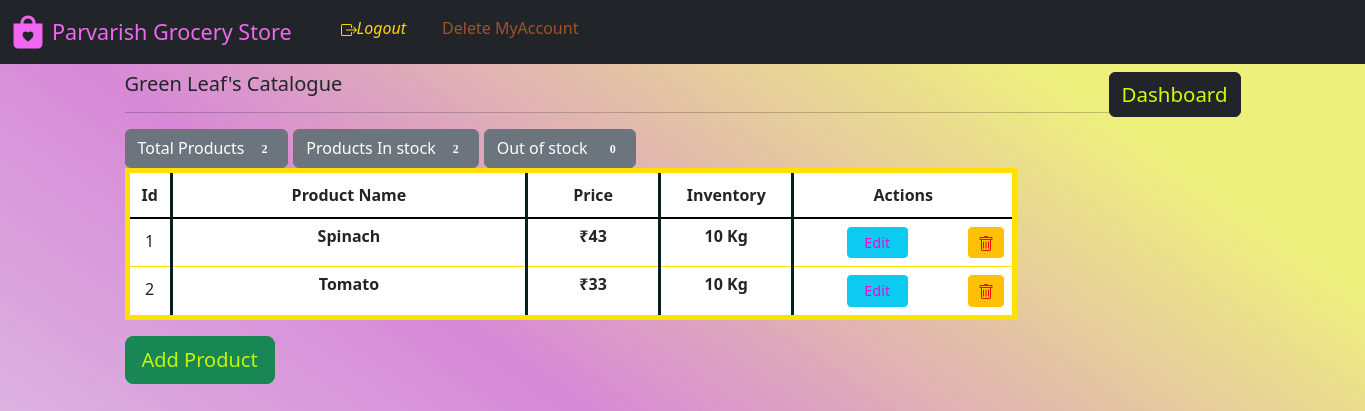
Page /manager_dash/category_catalog/1 (signed in) on the earlier database version.
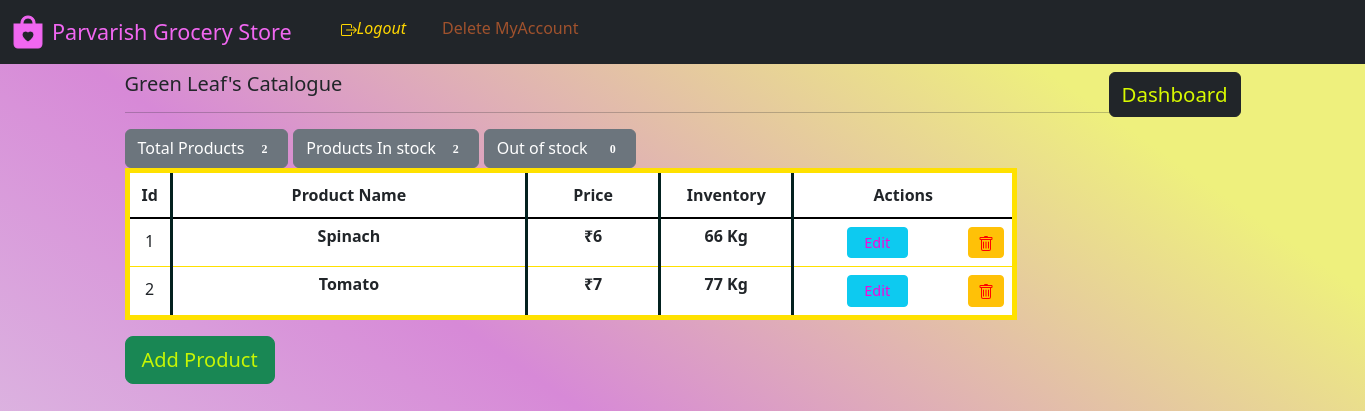
Same page on the later database version.
### website/model.py (models this page shows)
class Category(db.Model):
    category_Name = db.Column(db.String(), nullable=False, unique=True)
    category_Id = db.Column(db.Integer(), primary_key=True)
    description = db.Column(db.String())
    managedBy_Id = db.Column(db.Integer(), db.ForeignKey('store.id'))
    catalog = db.relationship('Product', backref='parent')

class Product(db.Model):
    product_id = db.Column(db.Integer(), primary_key=True)
    product_Name = db.Column(db.String(), nullable=False)
    metric_Unit = db.Column(db.String(), nullable=False)
    rate = db.Column(db.Integer(), nullable=False)
    rate_perUnit = db.Column(db.String(), nullable=False)
    stock = db.Column(db.Integer(), nullable=False)
    category_Id = db.Column(db.String(), db.ForeignKey('category.category_Id'))

### website/views.py (the view)
@login_required
@Views.route('/manager_dash/category_catalog/<int:id>')
def Category_catalog(id):
    manager_id = session['id']
    manager = Store.query.get(manager_id)
    category = Category.query.get(id)
    products = category.catalog
    produce = Product.query.filter(Product.category_Id == id).all()
    m = 0
    for pro in produce:
        if pro.stock > 0:
            m += 1
    return render_template('category_catalog.html', name=category.category_Name, category_id=category.category_Id, products=products, product_instock=m)

### website/auth.py (called while the page is built)
@App.login_manager.user_loader
def load_customer(id):
    if id is not None:
        return Customer.query.get(int(id))
    return None

### website/templates/category_catalog.html (shortened to what this page needs)
{% extends "base.html" %} {% block title %}Add New Product{% endblock %}{% block
logout %}
<span
              id="logout"
              style="display: block inline-block; width: 600px"
            >
              <span style="margin: auto"
                ><i
                  ><a
                    class="nav-item nav-link"
                    style="float: left; color: rgb(255, 215, 0)"
                    href="/logout"
                    style="display: block; width: 10%; margin-left: 0px"
                    >Logout</a
                  ></i
                ></span
              ><span style="margin: auto"
                ><a
                  class="nav-item nav-link"
                  style="
                    float: left;
                    color: rgb(160, 82, 45);
                    width: 60%;
                    margin-left: 20px;
                  "
                  href="/delete_account/{{id}}"
                  onclick="return confirm('Are you sure you want to delete the account?');"
                  >Delete MyAccount</a
                ></span
              ></span
            >
{% endblock %} {% block content %}<section>
<h5>
  <span style="float: left">{{ name }}'s Catalogue </span>
</h5>
<h6>
  <span style="float: right"
    ><a class="btn btn-dark" style="color: rgb(216, 249, 1); font-size: 1.5vw;text-decoration: none;" href="{{ url_for('views.Dash_manager') }}">Dashboard</a></span
  >
</h6>
<br />
<hr /></section>
<section>
{% if products|length == 0 %}
  <div class="alert alert-warning" role="alert">
    <p>No Product found.</p>
    Press
    <a class="btn btn-dark btn-sm"
      href="/manager_dash/category_create/{{ category_id }}"
      class="alert-link"
      style="
        color: rgb(153, 43, 226);
          padding: 10px 10px; text-decoration: none;
      "
      >'Add Product'</a
    >
    to add a new product in this catefory
  </div>
  {% else %}
  <div><span>
  <button type="button" STYLE="font-family:'Verdana',margin-left = 5px;"class="btn btn-secondary">
    Total Products <span STYLE="font-family:'Verdana';margin-left :5px;" class="badge badge-light">{{ products|length }}</span>
  </button></span><span STYLE="margin-left: 5px;"><button type="button" STYLE="font-family:'Verdana',margin-left = 5px;"class="btn btn-secondary">
    Products In stock <span STYLE="font-family:'Verdana';margin-left : 5px;" class="badge badge-light">{{ product_instock }}</span>
  </button></span>
  <span><button type="button" STYLE="font-family:'Verdana',margin-left = 5px;"class="btn btn-secondary">
    Out of stock <span STYLE="font-family:'Verdana';margin-left : 10px" class="badge badge-light">{{ products|length - product_instock }}</span>
  </button></span>
  </div>
  <table
  class="table table-hover"
    style="
      border: 5px solid rgb(255, 225, 0);
      width: 80%;
    "
  ><thead class="thead-dark">
    <tr align="center" style="border-bottom: 2px solid black">
      <th
        style="
          padding: 10px 10px;
          width: 5%;
          border-right: 3px solid rgb(3, 33, 31);
        "
      >
        Id
      </th>
      <th
        style="
          border-right: 3px solid rgb(3, 33, 31);
          padding: 10px 10px;
          width: 40%;
        "
      >
        Product Name
      </th>
      <th
        style="
          border-right: 3px solid rgb(3, 33, 31);
          padding: 10px 10px;
          width: 15%;
        "
      >
        Price
      </th>
      <th
        style="
          border-right: 3px solid rgb(3, 33, 31);
          padding: 10px 10px;
          width: 15%;
        "
      >
        Inventory
      </th>
      <th style=" padding: 10px 10px; width: 35%" colspan="2">
        Actions
      </th>
    </tr></thead>
    {% for variety in products %}
    <tbody>
    <tr align="center" style="width: 100%">
      <td style="padding: 10px; border-right: 3px solid rgb(3, 33, 31)">
        {{ variety.product_id }}
      </td>
      <td
        style=" padding: 5px; border-right: 3px solid rgb(3, 33, 31)"
      >
        <strong
          >{{ variety.product_Name }}
          </strong
        >
      </td>
      <td
        style=" padding: 5px; border-right: 3px solid rgb(3, 33, 31)"
      >
        <strong
          >&#8377;{{ variety.rate}}
          </strong
        >
      </td>
      {% if variety.stock == 0 %}
      <td class="table-danger"
        style=" padding: 5px; border-right: 3px solid rgb(3, 33, 31)"
      >
        <strong
          >{{ variety.stock }} {{ variety.metric_Unit }}
          </strong
        >
      </td>
      {% else %}
      <td
        style=" padding: 5px; border-right: 3px solid rgb(3, 33, 31)"
      >
        <strong
          >{{ variety.stock }} {{ variety.metric_Unit }}
          </strong
        >
      </td>
      {% endif %}
      <td >
        <a class="btn btn-info btn-sm" style="width:41%;color:rgb(246, 5, 218);font-size: 0.9em"  href="/manager_dash/update_item/{{ variety.product_id }}"
          >Edit</a
        >
      </td>
      <td >
        <a class="btn btn-warning btn-sm"  onclick="return confirm('Are you sure to delete?')" style="width:100%; color: red;text-decoration: none;font-size: 0.9em"  href="/manager_dash/delete_product/{{ variety.product_id }}"></a>
      </td>
    </tr></tbody>
    {% endfor %}
  </table>
  <strong><a align=center class="btn btn-success btn-lg" style="color:rgb(198, 246, 4)" href="/manager_dash/category_create/{{ category_id }}" style="text-decoration: none;"
    >Add Product</a
  ></strong>
  <br></br>
  {% endif %}
</div></section>
{% endblock %}

### website/templates/base.html (shortened to what this page needs)
<!DOCTYPE html>
<html lang="en">
  <head>
    <link
      href="https://cdn.jsdelivr.net/npm/bootstrap@5.3.0/dist/css/bootstrap.min.css"
      rel="stylesheet"
    />
    <link
      rel="stylesheet"
      href="https://cdn.jsdelivr.net/npm/bootstrap-icons@1.10.5/font/bootstrap-icons.css"
    />
  </head>
  <body>
    <nav class="navbar navbar-expand-lg navbar-dark bg-dark">
      <div class="container-fluid">
        <div class="collapse navbar-collapse" id="navbar">
          <div class="navbar-nav">
            <a href="{{ url_for('views.Store_front') }}">
              <i
                class="bi bi-bag-heart-fill"
                style="
                  font-size: 2rem;
                  -webkit-text-stroke-width: 1px;
                  color: rgb(241, 103, 241);
                  width: 10%;
                "
              ></i>
            </a>
            <a
              href="{{ url_for('views.Store_front') }}"
              class="nav-item nav-link"
              style="
                color: rgb(241, 103, 241);
                font-size: 1.35em;
                text-decoration: none;
                display: block;
                width: 25%;
                margin-left: 0px;
              "
              >Parvarish Grocery Store</a
            ><span
              id="logout"
              style="display: block inline-block; width: 600px"
            >
              {% block logout %}{% endblock %}</span
            ><span
              id="logout"
              style="display: block inline-block; width: 600px"
            >
              {% block cart %}{% endblock %}</span
            >
          </div>
        </div>
      </div>
    </nav>
    <div class="container" id="content">{% block content %}{% endblock %}</div>
  </body>
</html>

### website/templates/base.html (style rules this page uses)
.navbar { margin-bottom: 0; border-radius: 0; }
html { scroll-behavior: smooth; }
body { height: 1000px; background: linear-gradient( 35deg, #e2ecec 0%, #d789d7 51%, #eef07d 85% ); }

Differences in the rows shown:
changed Product "Spinach": rate "43" → "6"; stock "10" → "66"
changed Product "Tomato": rate "33" → "7"; stock "10" → "77"
